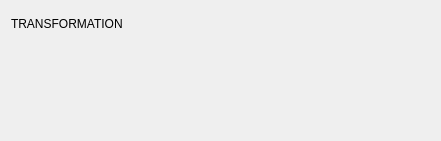
<?xml version="1.0" encoding="UTF-8"?>
<ui version="4.0">
 <class>ModificatorTransformationWidget</class>
 <widget class="QWidget" name="ModificatorTransformationWidget">
  <property name="geometry">
   <rect>
    <x>0</x>
    <y>0</y>
    <width>441</width>
    <height>141</height>
   </rect>
  </property>
  <property name="windowTitle">
   <string>Form</string>
  </property>
  <layout class="QVBoxLayout" name="verticalLayout">
   <item>
    <layout class="QVBoxLayout" name="transformationLayout">
     <item>
      <layout class="QHBoxLayout" name="header">
       <item>
        <widget class="QLabel" name="label_5">
         <property name="sizePolicy">
          <sizepolicy hsizetype="Fixed" vsizetype="Preferred">
           <horstretch>0</horstretch>
           <verstretch>0</verstretch>
          </sizepolicy>
         </property>
         <property name="minimumSize">
          <size>
           <width>120</width>
           <height>0</height>
          </size>
         </property>
         <property name="maximumSize">
          <size>
           <width>120</width>
           <height>16777215</height>
          </size>
         </property>
         <property name="text">
          <string>TRANSFORMATION</string>
         </property>
        </widget>
       </item>
       <item>
        <spacer name="horizontalSpacer">
         <property name="orientation">
          <enum>Qt::Horizontal</enum>
         </property>
         <property name="sizeHint" stdset="0">
          <size>
           <width>40</width>
           <height>20</height>
          </size>
         </property>
        </spacer>
       </item>
      </layout>
     </item>
     <item>
      <widget class="CTiglPointWidget" name="scale" native="true"/>
     </item>
     <item>
      <widget class="CTiglPointWidget" name="rotation" native="true"/>
     </item>
     <item>
      <widget class="CTiglPointWidget" name="translation" native="true"/>
     </item>
    </layout>
   </item>
  </layout>
 </widget>
 <customwidgets>
  <customwidget>
   <class>CTiglPointWidget</class>
   <extends>QWidget</extends>
   <header>modificators/CTiglPointWidget.h</header>
   <container>1</container>
  </customwidget>
 </customwidgets>
 <resources/>
 <connections/>
</ui>
